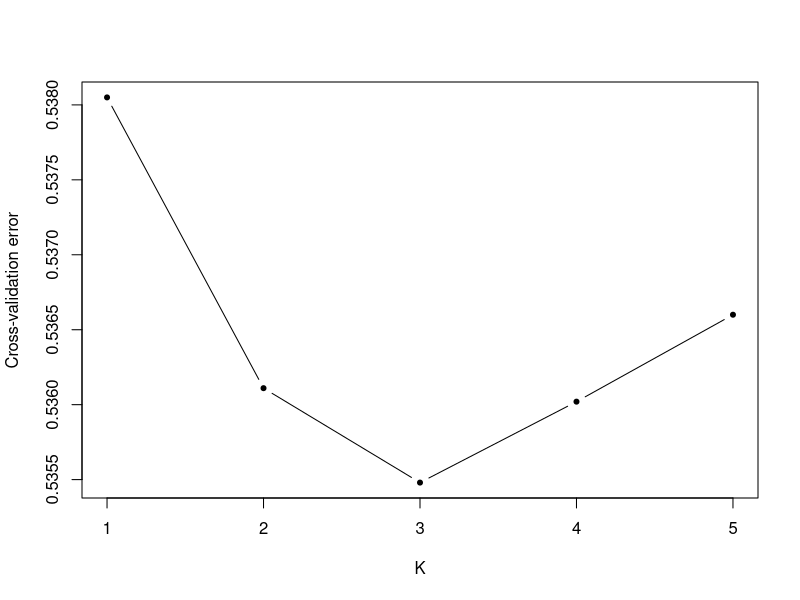

Write the R code that produced this figure.
#!/usr/bin/Rscript

cv <- read.table("adm-k-parameters.txt", header=T, as.is=T)
png("kParam.png", height=14, width=14, res=100, units="cm", points=12)
plot(cv, xlab="K", ylab="Cross-validation error", pch = 20,  type="b")
dev.off()
